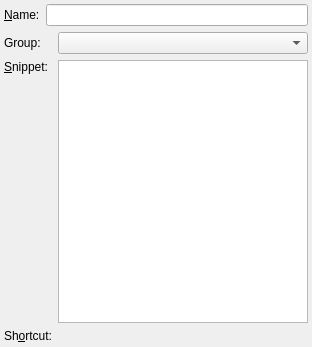
<?xml version="1.0" encoding="UTF-8"?>
<ui version="4.0">
 <class>SnippetDialog</class>
 <widget class="QWidget" name="SnippetDialog">
  <property name="geometry">
   <rect>
    <x>0</x>
    <y>0</y>
    <width>312</width>
    <height>347</height>
   </rect>
  </property>
  <layout class="QVBoxLayout" name="verticalLayout">
   <property name="leftMargin">
    <number>4</number>
   </property>
   <property name="topMargin">
    <number>4</number>
   </property>
   <property name="rightMargin">
    <number>4</number>
   </property>
   <property name="bottomMargin">
    <number>4</number>
   </property>
   <item>
    <layout class="QFormLayout" name="formLayout_2">
     <item row="0" column="0">
      <widget class="QLabel" name="nameLabel">
       <property name="text">
        <string>&amp;Name:</string>
       </property>
       <property name="wordWrap">
        <bool>false</bool>
       </property>
       <property name="buddy">
        <cstring>nameEdit</cstring>
       </property>
      </widget>
     </item>
     <item row="0" column="1">
      <widget class="KLineEdit" name="nameEdit"/>
     </item>
    </layout>
   </item>
   <item>
    <widget class="QWidget" name="groupWidget" native="true">
     <layout class="QGridLayout" name="gridLayout" rowstretch="0,1,0">
      <property name="leftMargin">
       <number>0</number>
      </property>
      <property name="topMargin">
       <number>0</number>
      </property>
      <property name="rightMargin">
       <number>0</number>
      </property>
      <property name="bottomMargin">
       <number>0</number>
      </property>
      <item row="0" column="0">
       <widget class="QLabel" name="textLabelGroup">
        <property name="text">
         <string comment="Group to which the snippet belongs.">Group:</string>
        </property>
        <property name="wordWrap">
         <bool>false</bool>
        </property>
       </widget>
      </item>
      <item row="0" column="1">
       <widget class="KComboBox" name="groupBox"/>
      </item>
      <item row="1" column="0">
       <widget class="QLabel" name="textLabel">
        <property name="text">
         <string>&amp;Snippet:</string>
        </property>
        <property name="alignment">
         <set>Qt::AlignTop</set>
        </property>
        <property name="wordWrap">
         <bool>false</bool>
        </property>
        <property name="buddy">
         <cstring>snippetText</cstring>
        </property>
       </widget>
      </item>
      <item row="1" column="1">
       <widget class="KTextEdit" name="snippetText">
        <property name="font">
         <font>
          <family>Courier</family>
          <pointsize>11</pointsize>
         </font>
        </property>
        <property name="acceptRichText">
         <bool>false</bool>
        </property>
       </widget>
      </item>
      <item row="2" column="0">
       <widget class="QLabel" name="keyWidgetLabel">
        <property name="text">
         <string>Sh&amp;ortcut:</string>
        </property>
        <property name="wordWrap">
         <bool>false</bool>
        </property>
        <property name="buddy">
         <cstring>keyWidget</cstring>
        </property>
       </widget>
      </item>
      <item row="2" column="1">
       <widget class="KKeySequenceWidget" name="keyWidget" native="true">
        <property name="sizePolicy">
         <sizepolicy hsizetype="Preferred" vsizetype="Preferred">
          <horstretch>0</horstretch>
          <verstretch>0</verstretch>
         </sizepolicy>
        </property>
       </widget>
      </item>
     </layout>
    </widget>
   </item>
  </layout>
 </widget>
 <customwidgets>
  <customwidget>
   <class>KKeySequenceWidget</class>
   <extends>QWidget</extends>
   <header>kkeysequencewidget.h</header>
  </customwidget>
  <customwidget>
   <class>KComboBox</class>
   <extends>QComboBox</extends>
   <header>kcombobox.h</header>
  </customwidget>
  <customwidget>
   <class>KLineEdit</class>
   <extends>QLineEdit</extends>
   <header>klineedit.h</header>
  </customwidget>
  <customwidget>
   <class>KTextEdit</class>
   <extends>QTextEdit</extends>
   <header>ktextedit.h</header>
  </customwidget>
 </customwidgets>
 <resources/>
 <connections/>
</ui>
